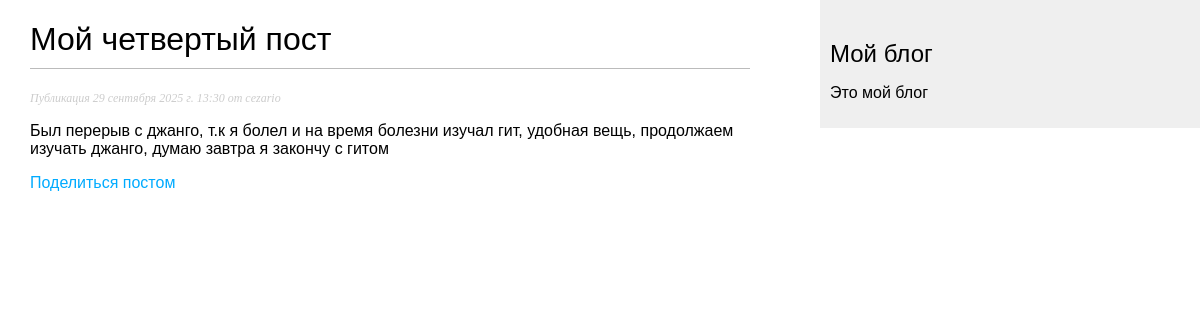
Screenshot of /blog/2025/9/29/moj-chetvertyj-post with the database file from the repository.
### blog/models.py (models this page shows, shortened)
class Post(models.Model):
    class Status(models.TextChoices):
        DRAFT = 'DF', 'Черновик'
        PUBLISHED = 'PB', 'Опубликован'
    title = models.CharField(max_length=250)
    slug = models.SlugField(max_length=250, unique_for_date='publish')
    author = models.ForeignKey(User,
                               on_delete=models.CASCADE,
                               related_name='blog_posts')
    body = models.TextField()
    publish = models.DateTimeField(default=timezone.now)
    created = models.DateTimeField(auto_now_add=True)
    updated = models.DateTimeField(auto_now=True)
    status = models.CharField(max_length=2,
                              choices=Status.choices,
                              default=Status.DRAFT)
    objects = models.Manager()
    published = PublishedManager()
    class Meta:
        ordering = ['-publish']
        indexes = [
            models.Index(fields=['-publish']),
        ]

### blog/views.py (the view)
# urls.py: path('<int:year>/<int:month>/<int:day>/<slug:post>', views.post_detail, name='post_detail'),
def post_detail(request, year, month, day, post):
    post = get_object_or_404(Post,
                             status = Post.Status.PUBLISHED,
                             slug=post,
                             publish__year=year,
                             publish__month = month,
                             publish__day = day)
    return render(request, 'blog/post/detail.html', {'post': post})

### blog/templates/blog/post/detail.html (shortened to what this page needs)
{% extends "blog/base.html" %}
{% block content %}
<h1> {{ post.title }} </h1>
<p class = "date">
    Публикация {{ post.publish }} от {{ post.author }}
</p>
    {{ post.body|linebreaks }}
<p>
    <a href="{% url 'blog:post_share' post.id %}">
        Поделиться постом
    </a>
</p>
{% endblock %}

### blog/static/css/blog.css (style rules this page uses)
body { margin:0; padding:0; font-family:helvetica, sans-serif; }
a { color:#00abff; text-decoration:none; }
h1 { font-weight:normal; border-bottom:1px solid #bbb; padding:0 0 10px 0; }
p.date { color:#ccc; font-family: georgia, serif; font-size: 12px; font-style: italic; }

### rows the page displays
Post: title "Мой четвертый пост", publish "29 сентября 2025 г. 13:30", author "cezario", body "Был перерыв с джанго, т.к я болел и на время болезни изучал гит, удобная вещь, продолжаем изучать джанго, думаю завтра я закончу с гитом"
